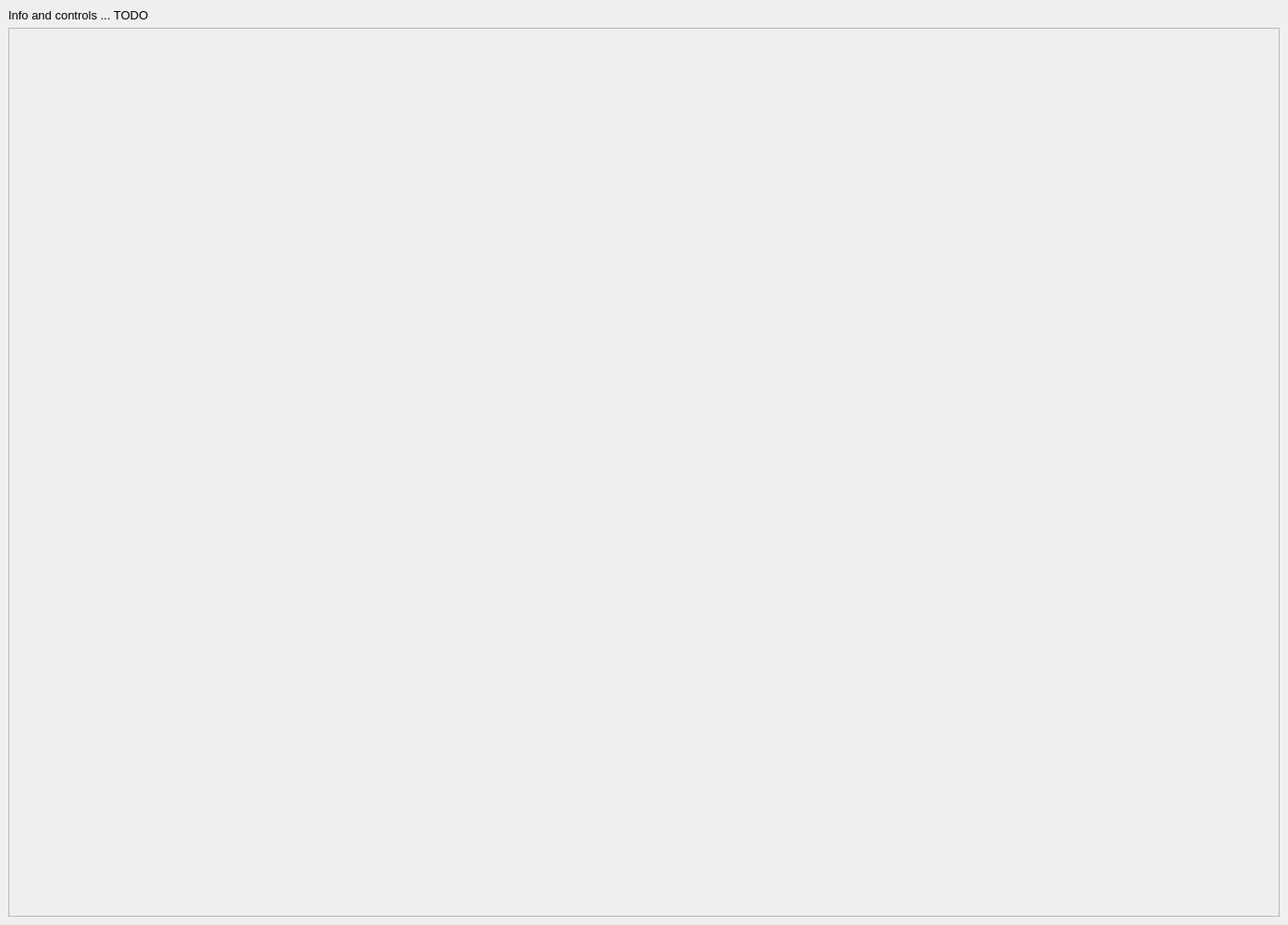
<?xml version="1.0" encoding="UTF-8"?>
<ui version="4.0">
 <class>PhraseUniqueWordsTab</class>
 <widget class="QMainWindow" name="PhraseUniqueWordsTab">
  <property name="geometry">
   <rect>
    <x>0</x>
    <y>0</y>
    <width>1392</width>
    <height>1000</height>
   </rect>
  </property>
  <property name="sizePolicy">
   <sizepolicy hsizetype="MinimumExpanding" vsizetype="MinimumExpanding">
    <horstretch>0</horstretch>
    <verstretch>0</verstretch>
   </sizepolicy>
  </property>
  <property name="minimumSize">
   <size>
    <width>200</width>
    <height>200</height>
   </size>
  </property>
  <property name="windowTitle">
   <string>MainWindow</string>
  </property>
  <widget class="QWidget" name="centralwidget">
   <layout class="QVBoxLayout" name="verticalLayout_2">
    <item>
     <widget class="QLabel" name="label">
      <property name="font">
       <font>
        <pointsize>10</pointsize>
       </font>
      </property>
      <property name="text">
       <string>Info and controls ... TODO </string>
      </property>
     </widget>
    </item>
    <item>
     <widget class="QScrollArea" name="scrollArea">
      <property name="font">
       <font>
        <pointsize>10</pointsize>
       </font>
      </property>
      <property name="widgetResizable">
       <bool>true</bool>
      </property>
      <widget class="QWidget" name="puwScrollArea">
       <property name="geometry">
        <rect>
         <x>0</x>
         <y>0</y>
         <width>1368</width>
         <height>946</height>
        </rect>
       </property>
       <property name="sizePolicy">
        <sizepolicy hsizetype="Expanding" vsizetype="Expanding">
         <horstretch>0</horstretch>
         <verstretch>0</verstretch>
        </sizepolicy>
       </property>
       <layout class="QHBoxLayout" name="puwScrollAreaLayout"/>
      </widget>
     </widget>
    </item>
   </layout>
  </widget>
 </widget>
 <resources/>
 <connections/>
</ui>
